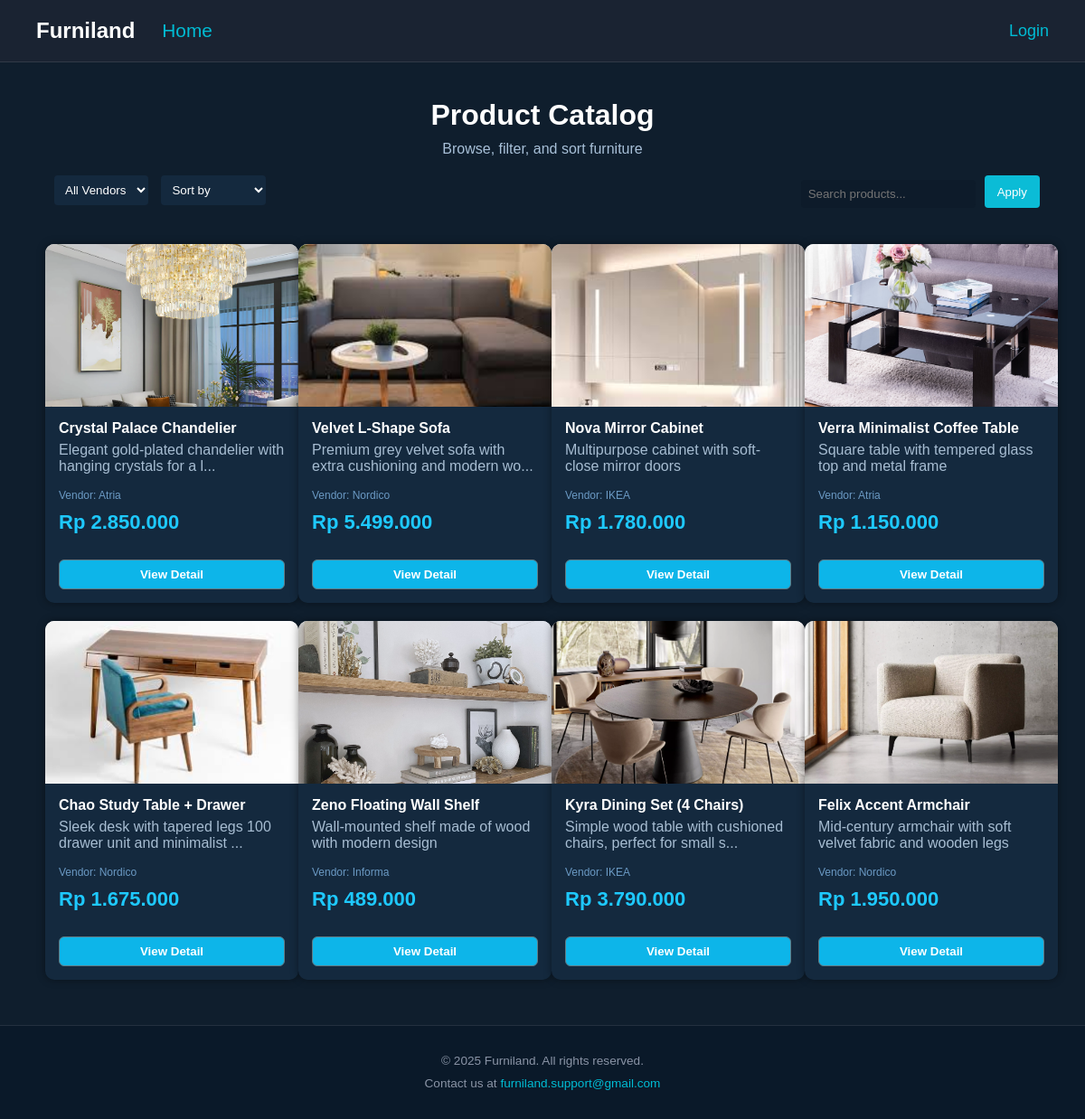
The app's page /product_catalog.php with its own data.
### tables this page shows
CREATE TABLE `products` (
  `productID` int(10) NOT NULL,
  `productName` varchar(30) DEFAULT NULL,
  `description` varchar(255) DEFAULT NULL,
  `price` float DEFAULT NULL,
  `image` varchar(100) DEFAULT NULL,
  `vendorID` int(10) NOT NULL
);

CREATE TABLE `vendors` (
  `vendorID` int(10) NOT NULL,
  `vendorName` varchar(20) DEFAULT NULL,
  `location` varchar(100) DEFAULT NULL
);

### product_catalog.php (the view, shortened to what this page needs)
<?php
    include "includes/connect.php";
    include "includes/header.php";
    $search = isset($_GET['search']) ? $_GET['search'] : '';
    $sort = isset($_GET['sort']) ? $_GET['sort'] : '';
    $query = "SELECT p.*, v.vendorName, v.location
            FROM products p
            JOIN vendors v ON p.vendorID = v.vendorID
            WHERE 1=1";
    if ($sort == 'price_asc') {
        $query .= " ORDER BY p.price ASC";
    } elseif ($sort == 'price_desc') {
        $query .= " ORDER BY p.price DESC";
    } else {
        $query .= " ORDER BY p.productID DESC";
    }
    $result = $conn->query($query);
?>
<!DOCTYPE html>
<html lang="en">
<head>
    <link rel="stylesheet" href="assets/style.css?v=3">
</head>
<body>
    <div class="header-pc">
        <h1>Product Catalog</h1>
        <p>Browse, filter, and sort furniture</p>
    </div>
    <div class="filter-bar">
        <form method="GET" action="product_catalog.php" style="display: contents;">
            <div>
                <select name="vendor" onchange="this.form.submit()">
                    <option value="">All Vendors</option>
                </select>
                <select name="sort" onchange="this.form.submit()">
                    <option value="">Sort by</option>
                </select>
            </div>
            <div class="search">
                <input type="text" name="search" placeholder="Search products..." value="<?php echo htmlspecialchars($search); ?>">
                <button type="submit">Apply</button>
            </div>
        </form>
    </div>
    <div class="product-grid">
        <?php
        if ($result && $result->num_rows > 0) {
            while ($row = $result->fetch_assoc()) {
                $formattedPrice = "Rp " . number_format($row['price'], 0, ',', '.');
                $imagePath = !empty($row['image']) ? "assets/images/" . $row['image'] : "assets/megaminx.webp";
                $description = strlen($row['description']) > 60
                    ? substr($row['description'], 0, 60) . '...'
                    : $row['description'];
        ?>
                <div class="product-card-catalog">
                    <img src="<?php echo htmlspecialchars($imagePath); ?>" alt="<?php echo htmlspecialchars($row['productName']); ?>">
                    <div class="product-content">
                        <div class="product-title"><?php echo htmlspecialchars($row['productName']); ?></div>
                        <div class="product-desc"><?php echo htmlspecialchars($description); ?></div>
                        <div style="font-size: 12px; color: #6b9ac4; margin: 5px 0;">
                            Vendor: <?php echo htmlspecialchars($row['vendorName']); ?>
                        </div>
                        <div class="product-price"><?php echo $formattedPrice; ?></div>
                        <a href="product-detail.php?id=<?php echo $row['productID']; ?>">
                            <button>View Detail</button>
                        </a>
                    </div>
                </div>
        <?php
            }
        } else {
            echo '<p style="text-align: center; color: #b0b8c1; grid-column: 1/-1; padding: 40px;">No products found matching your criteria.</p>';
        }
        ?>
    </div>
    <?php include "includes/footer.php"; ?>
</body>
</html>

### assets/style.css (style rules this page uses)
* { font-family: 'Segoe UI', Tahoma, Geneva, Verdana, sans-serif; }
body { font-family: 'Segoe UI', Tahoma, Geneva, Verdana, sans-serif; background-color: #0a1929; color: #ffffff; min-height: 100vh; }
input[type="text"], input[type="email"], input[type="date"], input[type="password"] { width: 100%; padding: 8px; margin-top: 5px; border-radius: 5px; border: 1px solid #3a506b; background-color: #0d1b2a; color: white; margin-left: 0; }
.header-pc { text-align: center; padding: 40px 0 20px; }
.header-pc h1 { font-size: 32px; }
.header-pc p { color: #a8c0d8; margin-top: 10px; }
.filter-bar { display: flex; justify-content: space-between; padding: 0 50px 25px; }
select, input, button { padding: 8px 12px; border-radius: 6px; border: 1px solid #607b85; outline: none; background-color: #14293e; color: white; margin-left: 10px; }
button { background: #0db5e9; color: black; cursor: pointer; }
.product-grid { padding: 0 50px 50px; display: grid; grid-template-columns: repeat(auto-fill, minmax(240px, 1fr)); gap: 20px; }
.product-card-catalog { background: #14293e; border-radius: 10px; overflow: hidden; box-shadow: 0 0 10px rgba(0, 0, 0, 0.4); width: 280px; }
.product-card-catalog img { width: 100%; height: 180px; object-fit: cover; background: #eee; }
.product-content { padding: 15px; }
.product-content button { font-weight: 600; color: white; }
.product-title { font-size: 16px; font-weight: bold; }
.product-desc { font-size: 13px; color: #a7bdd2; margin: 6px 0; }
.product-price { color: #1ec9ff; margin: 10px 0; font-weight: bold; }
.product-card-catalog button { width: 100%; margin-top: 10px; margin-left: 0; }
.search { display: flex; flex-direction: row; }
* { box-sizing: border-box; font-family: Arial, sans-serif; margin: 0; padding: 0; }
body { background-color: #0f1e2d; color: white; min-height: 100vh; display: flex; flex-direction: column; }
.product-desc { color: #a7bdd2; margin-bottom: 16px; font-size: 16px; }
.product-price { color: #1ec9ff; font-size: 22px; font-weight: bold; margin-bottom: 18px; }
input[type="text"] { border: 0.3px solid #00699e; }
.filter-bar { margin-bottom: 15px; }
.filter-bar form { display: flex; gap: 10px; }
.filter-bar input, .filter-bar select { padding: 8px; border-radius: 4px; border: none; }
.filter-bar button { padding: 8px 14px; background: #0bbcd6; border: none; color: #fff; border-radius: 4px; cursor: pointer; }

### records on screen
products: image (picture), productName "Crystal Palace Chandelier", description "Elegant gold-plated chandelier with hanging crystals for a l...", vendorID.vendorName "Atria", price "Rp 2.850.000"
products: image (picture), productName "Velvet L-Shape Sofa", description "Premium grey velvet sofa with extra cushioning and modern wo...", vendorID.vendorName "Nordico", price "Rp 5.499.000"
products: image (picture), productName "Nova Mirror Cabinet", description "Multipurpose cabinet with soft-close mirror doors", vendorID.vendorName "IKEA", price "Rp 1.780.000"
products: image (picture), productName "Verra Minimalist Coffee Table", description "Square table with tempered glass top and metal frame", vendorID.vendorName "Atria", price "Rp 1.150.000"
products: image (picture), productName "Chao Study Table + Drawer", description "Sleek desk with tapered legs 100 drawer unit and minimalist ...", vendorID.vendorName "Nordico", price "Rp 1.675.000"
products: image (picture), productName "Zeno Floating Wall Shelf", description "Wall-mounted shelf made of wood with modern design", vendorID.vendorName "Informa", price "Rp 489.000"
products: image (picture), productName "Kyra Dining Set (4 Chairs)", description "Simple wood table with cushioned chairs, perfect for small s...", vendorID.vendorName "IKEA", price "Rp 3.790.000"
products: image (picture), productName "Felix Accent Armchair", description "Mid-century armchair with soft velvet fabric and wooden legs", vendorID.vendorName "Nordico", price "Rp 1.950.000"
